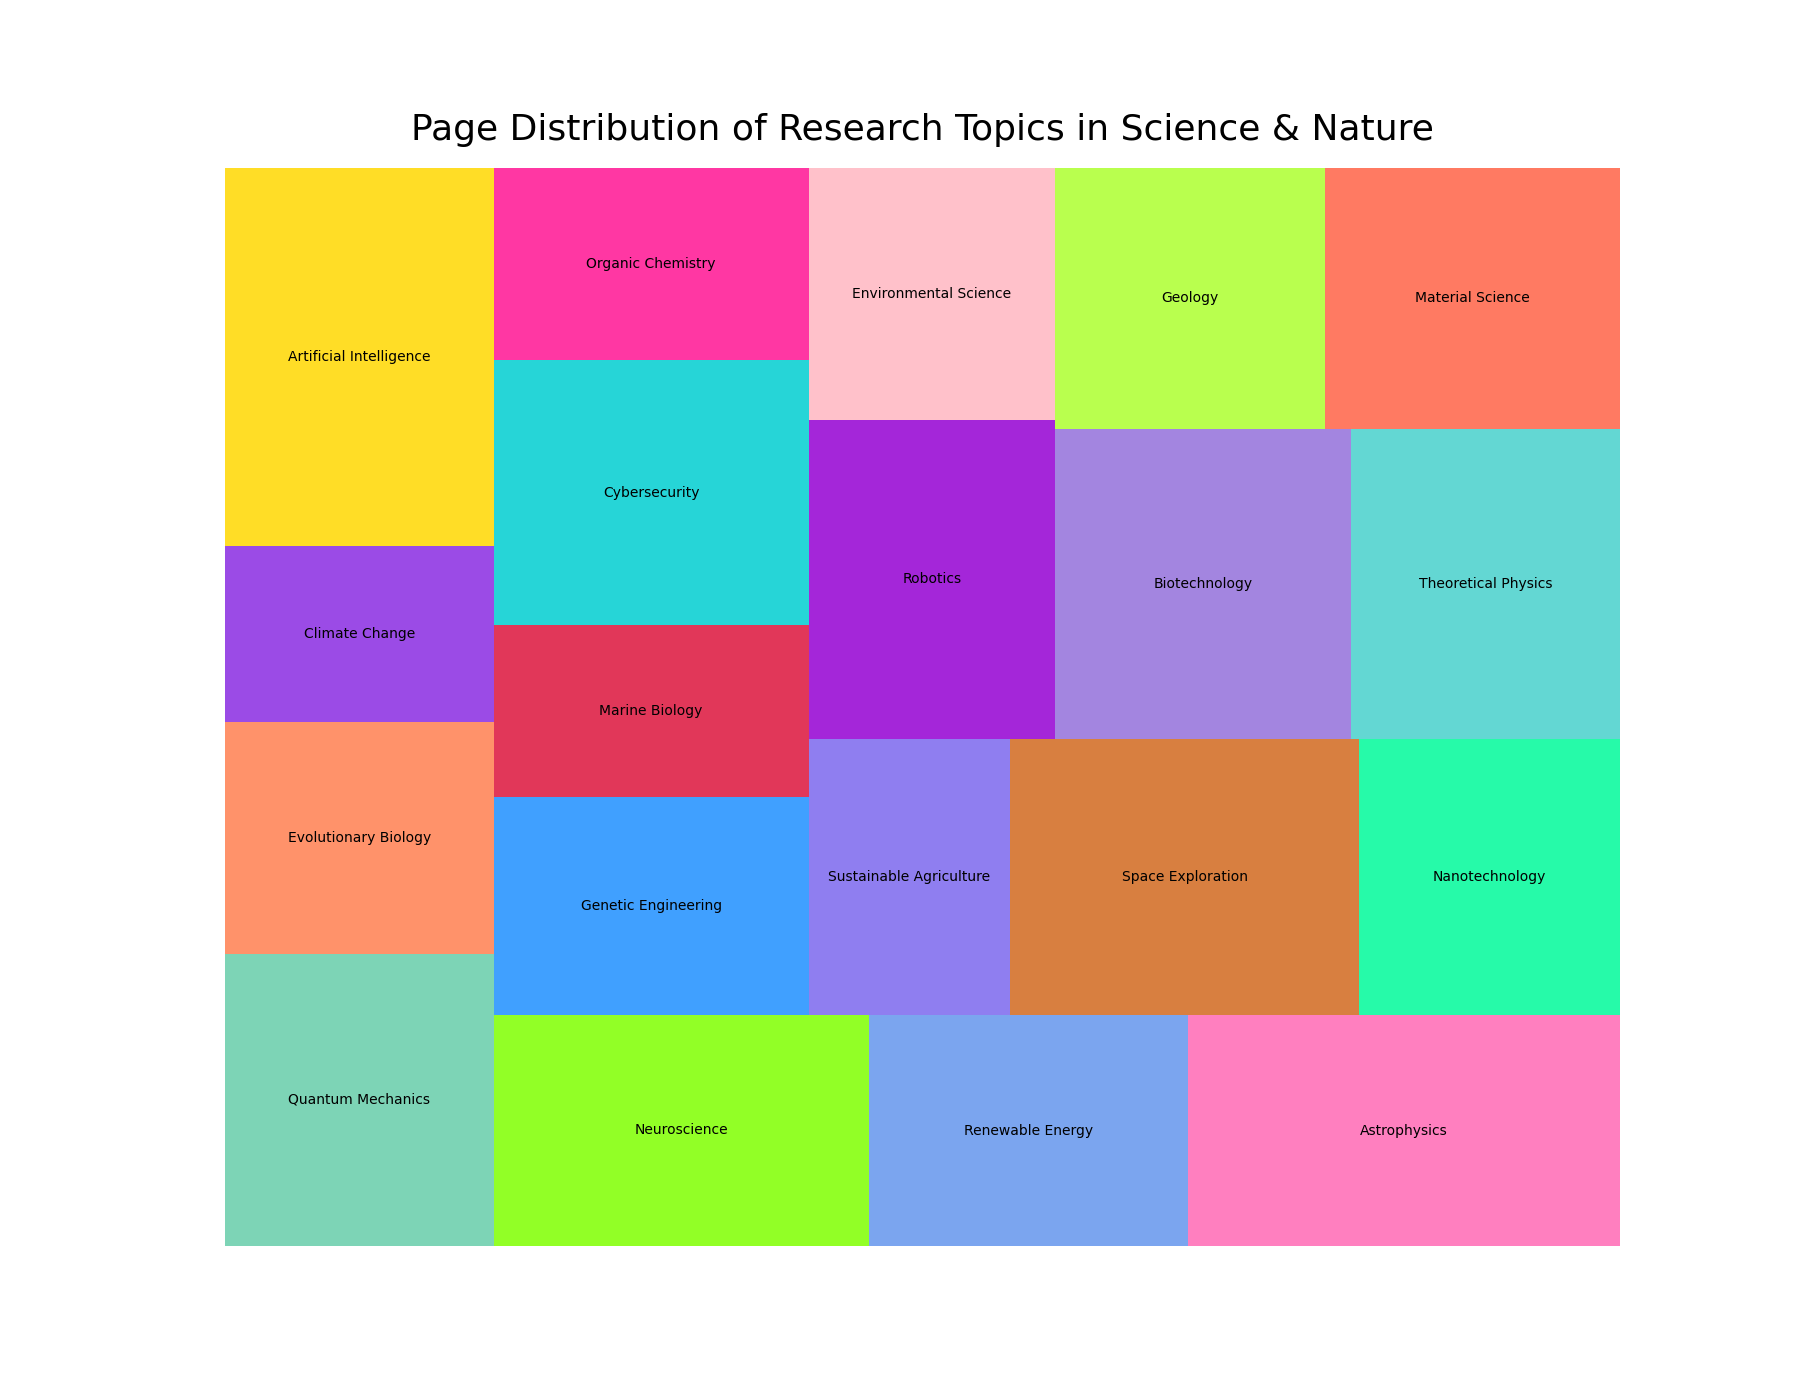

This chart was generated by the following Python code:

import matplotlib.pyplot as plt
import squarify

# Data
research_topics = ['Quantum Mechanics', 'Evolutionary Biology', 'Climate Change', 'Artificial Intelligence', 'Neuroscience', 'Renewable Energy', 'Astrophysics', 'Genetic Engineering', 'Marine Biology', 'Cybersecurity', 'Organic Chemistry', 'Sustainable Agriculture', 'Space Exploration', 'Nanotechnology', 'Robotics', 'Environmental Science', 'Biotechnology', 'Theoretical Physics', 'Geology', 'Material Science']
pages = [480, 380, 290, 620, 530, 450, 610, 420, 330, 510, 370, 340, 590, 440, 480, 380, 560, 510, 430, 470]

# Colors
colors = ['#66CDAA', '#FF7F50', '#8A2BE2', '#FFD700', '#7FFF00', '#6495ED', '#FF69B4', '#1E90FF', '#DC143C', '#00CED1', '#FF1493', '#7B68EE', '#D2691E', '#00FA9A', '#9400D3', '#FFB6C1', '#9370DB', '#48D1CC', '#ADFF2F', '#FF6347']

plt.figure(figsize=(18, 14))

# Treemap
squarify.plot(sizes=pages, label=research_topics, color=colors, alpha=0.85)

plt.title('Page Distribution of Research Topics in Science & Nature', fontsize=26, pad=20)

# Removing axes
plt.axis('off')

# Display the plot
plt.show()
